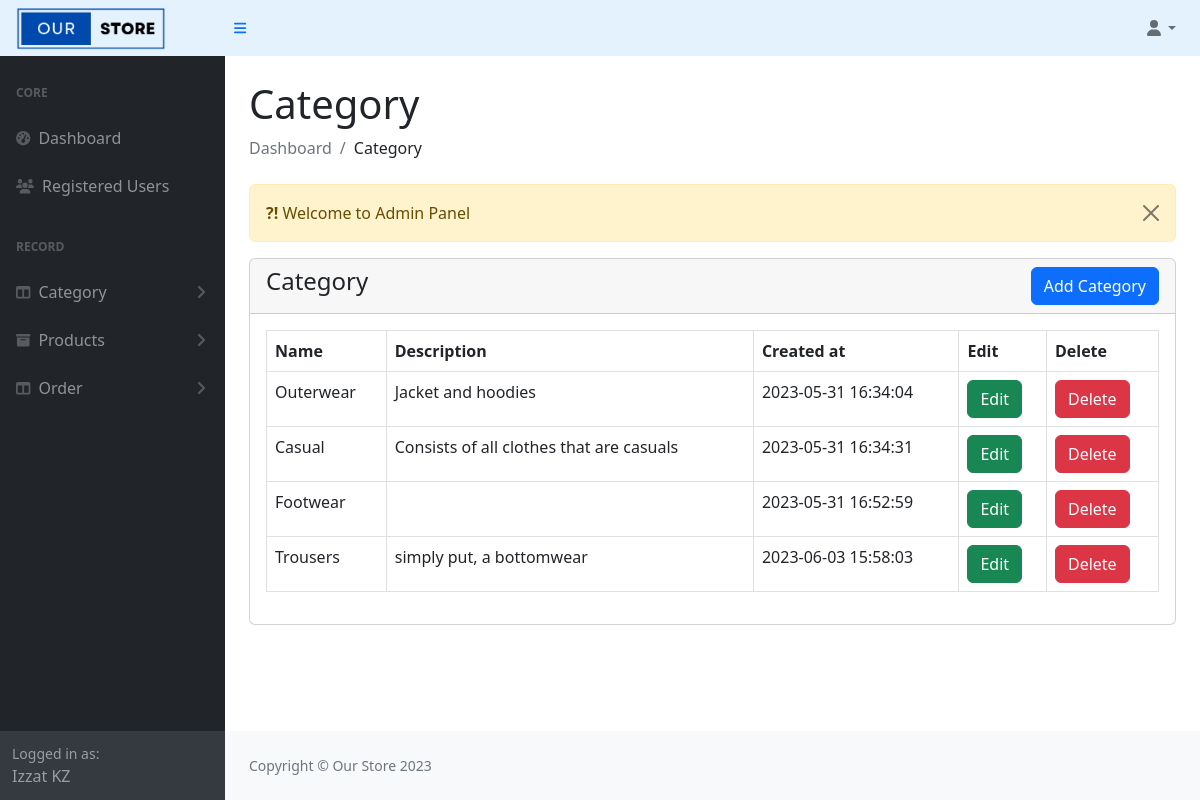
/admin/category-view.php (signed in), run on the app's committed database.
### tables this page shows
CREATE TABLE `categories` (
  `category_id` int(11) NOT NULL,
  `name` varchar(191) NOT NULL,
  `description` text NOT NULL,
  `created_at` datetime NOT NULL DEFAULT current_timestamp()
);

### admin/category-view.php (the view, shortened to what this page needs)
<?php
include('authentication.php');
include('includes/header.php');
?>
<div class="container-fluid px-4">
    <h1 class="mt-4">Category</h1>
    <ol class="breadcrumb mb-4">
        <li class="breadcrumb-item active">Dashboard</li>
        <li class="breadcrumb-item">Category</li>
    </ol>
    <div class="row">
        <div class="col-md-12">
            <?php include('message.php'); ?>
            <div class="card">
                <div class="card-header">
                    <h4>Category
                        <a href="category-add.php" class="btn btn-primary float-end">Add Category</a>
                    </h4>
                </div>
                <div class="card-body">
                    <table class="table table-bordered">
                        <thead>
                            <tr>
                                <th>Name</th>
                                <th>Description</th>
                                <th>Created at</th>
                                <th>Edit</th>
                                <th>Delete</th>
                            </tr>
                        </thead>
                        <tbody>
                            <?php
                            $query = "SELECT * FROM categories";
                            $query_run = mysqli_query($con, $query);
                            if(mysqli_num_rows($query_run) > 0)
                            {
                                foreach($query_run as $row)
                                {
                                    ?>
                                        <tr>
                                            <td><?= $row['name'] ?></td>
                                            <td><?= $row['description'] ?></td>
                                            <td><?= $row['created_at'] ?></td>
                                            <td><a href="category-edit.php?category_id=<?=$row['category_id']?>" class="btn btn-success">Edit</a></td>
                                            <td>
                                                <form action="crud.php" method="post">
                                            <button type="submit" name="delete_cat" value="<?=$row['category_id']?>" class="btn btn-danger">Delete</button></td>
                                        </tr>
                                    <?php
                                }
                            }
                            else
                            {
                             ?>
                                    <tr>
                                        <td coldspan="4">No Record Found</td>
                                    </tr>
                             <?php
                            }
                            ?>
                        </tbody>
                    </table>
                </div>
            </div>
        </div>
    </div>
</div>
<?php
include('includes/footer.php');
include('includes/scripts.php');
?>

### data on the page
categories: name "Outerwear", description "Jacket and hoodies", created_at "2023-05-31 16:34:04", $row['category_id'] 1 (drawn)
categories: name "Casual", description "Consists of all clothes that are casuals", created_at "2023-05-31 16:34:31", $row['category_id'] 2 (drawn)
categories: name "Footwear", created_at "2023-05-31 16:52:59", $row['category_id'] 3 (drawn)
categories: name "Trousers", description "simply put, a bottomwear", created_at "2023-06-03 15:58:03", $row['category_id'] 10 (drawn)

### other printed values
$_SESSION['auth_user']['user_name'] "Izzat KZ"
$_SESSION['message'] "Welcome to Admin Panel"
